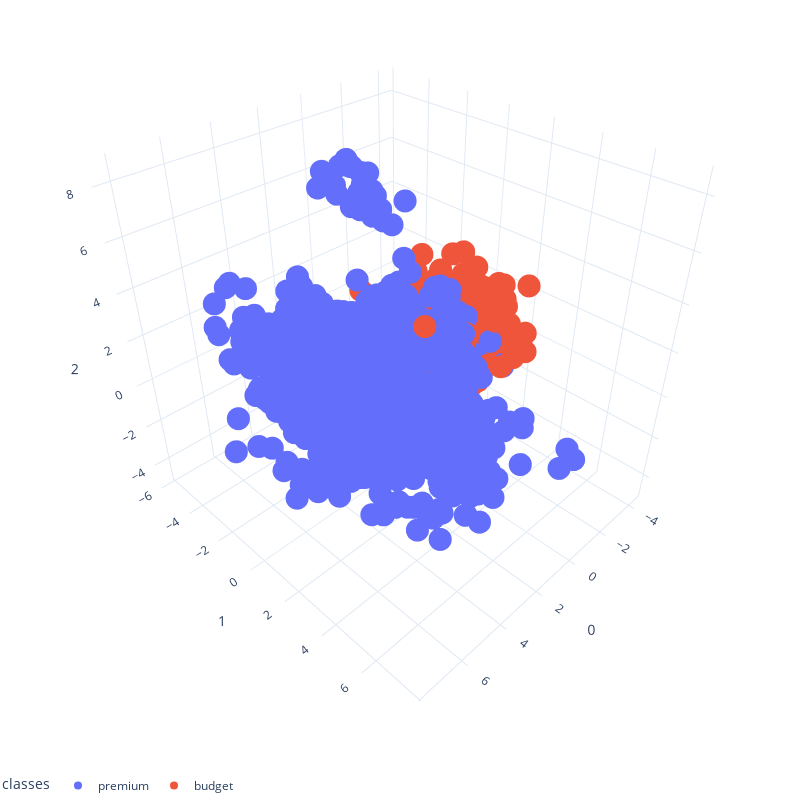

The code cell stored with this chart in its notebook:
### Code cell
fig = px.scatter_3d(df_pca, x=0, y=1, z=2, color="classes", width=800, height=800)
fig.update_layout(margin=dict(l=0, r=0, b=0, t=0))
fig.update_layout(template="plotly_white", legend_orientation="h")
#fig.update_layout(legend=dict(yanchor="bottom", y=-0.6, xanchor="left", x=0))
fig.show()

### Figure 1 — Plotly figure (JSON) as saved in the notebook; plotly's stock layout.template omitted (floating-point values rounded to 4 significant figures; data arrays with more than 128 entries replaced by an {"elided": "..."} marker saying what was removed)
{"data": [{"hovertemplate": "classes=premium<br>0=%{x}<br>1=%{y}<br>2=%{z}<extra></extra>", "legendgroup": "premium", "marker": {"color": "#636efa", "symbol": "circle"}, "mode": "markers", "name": "premium", "scene": "scene", "showlegend": true, "type": "scatter3d", "x": {"elided": "1644 float values"}, "y": {"elided": "1644 float values"}, "z": {"elided": "1644 float values"}}, {"hovertemplate": "classes=budget<br>0=%{x}<br>1=%{y}<br>2=%{z}<extra></extra>", "legendgroup": "budget", "marker": {"color": "#EF553B", "symbol": "circle"}, "mode": "markers", "name": "budget", "scene": "scene", "showlegend": true, "type": "scatter3d", "x": {"elided": "1648 float values"}, "y": {"elided": "1648 float values"}, "z": {"elided": "1648 float values"}}], "layout": {"height": 800, "legend": {"orientation": "h", "title": {"text": "classes"}, "tracegroupgap": 0}, "margin": {"b": 0, "l": 0, "r": 0, "t": 0}, "scene": {"domain": {"x": [0, 1], "y": [0, 1]}, "xaxis": {"title": {"text": "0"}}, "yaxis": {"title": {"text": "1"}}, "zaxis": {"title": {"text": "2"}}}, "width": 800}}
